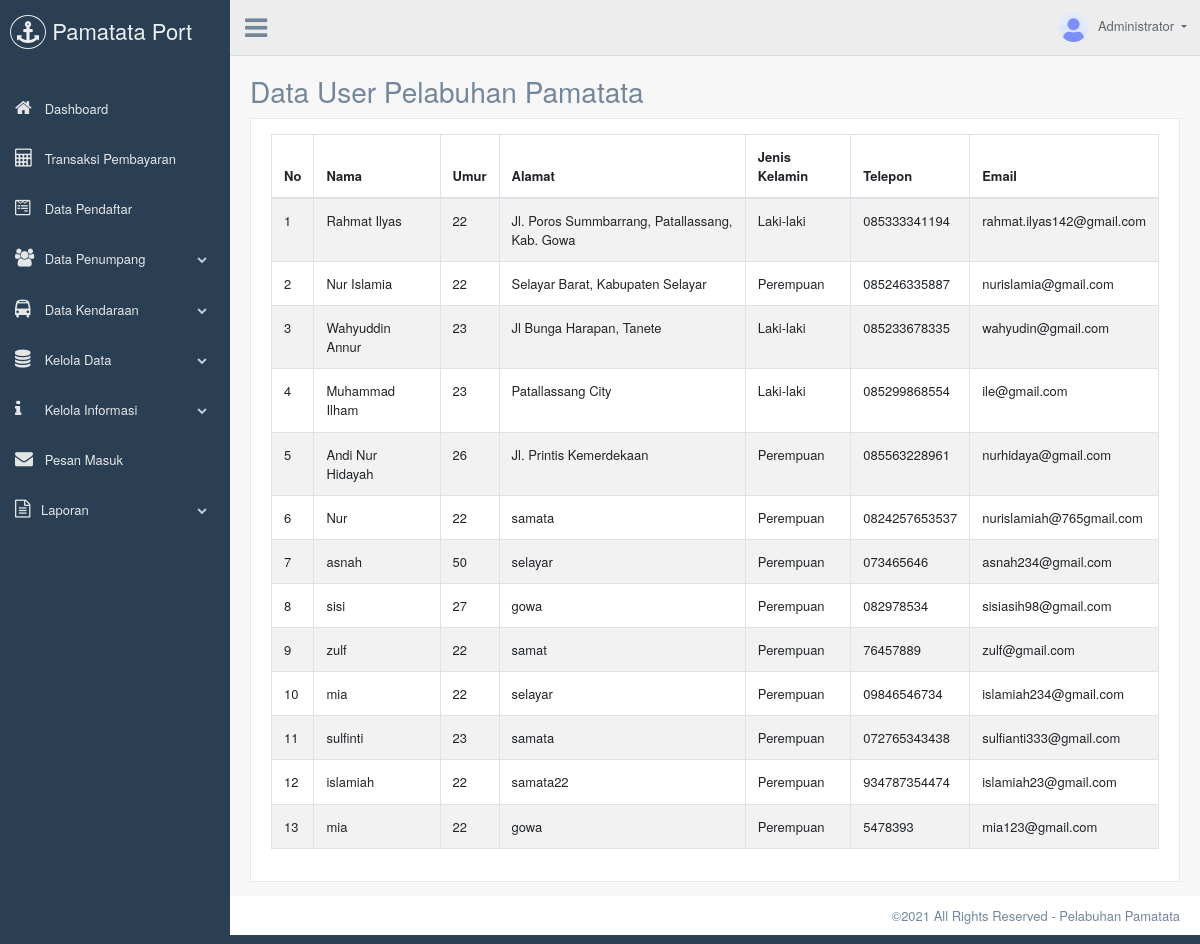
The app's page /admin/data-user.php (signed in) with its own data.
### tables this page shows
CREATE TABLE `tb_users` (
  `id` int NOT NULL,
  `nama` varchar(255) NOT NULL,
  `umur` varchar(255) NOT NULL,
  `alamat` varchar(255) NOT NULL,
  `jenis_kelamin` varchar(255) NOT NULL,
  `telepon` varchar(255) NOT NULL,
  `email` varchar(255) NOT NULL,
  `password` varchar(255) NOT NULL
);

### admin/data-user.php (the view)
<?php
require('template/header.php');
$result = mysqli_query($conn, "SELECT * FROM tb_users");
?>
<div class="right_col" role="main">
	<div class="">
		<div class="page-title">
			<div class="title_left">
				<h3>Data User Pelabuhan Pamatata</small></h3>
			</div>
		</div>
		<div class="clearfix"></div>
		<div class="row">
			<div class="col-md-12 col-sm-12 ">
				<div class="x_panel">
					<div class="x_content">
						<div class="row">
							<div class="col-sm-12">
								<div class="card-box table-responsive">
									<table id="datatable" class="table table-striped table-bordered" style="width:100%">
										<thead>
											<tr>
												<th style="width: 20px;">No</th>
												<th style="min-width: 120px;">Nama</th>
												<th>Umur</th>
												<th>Alamat</th>
												<th>Jenis Kelamin</th>
												<th>Telepon</th>
												<th>Email</th>
											</tr>
										</thead>
										<tbody>
											<?php $no = 1; foreach ($result as $dta) { ?>
												<tr>
													<td><?= $no; ?></td>
													<td><?= $dta['nama']; ?></td>
													<td><?= $dta['umur']; ?></td>
													<td><?= $dta['alamat']; ?></td>
													<td><?= $dta['jenis_kelamin']; ?></td>
													<td><?= $dta['telepon']; ?></td>
													<td><?= $dta['email']; ?></td>
												</tr>
												<?php $no = $no + 1;
											} ?>
										</tbody>
									</table>
								</div>
							</div>
						</div>
					</div>
				</div>
			</div>
		</div>
	</div>
</div>
<?php
require('template/footer.php');
?>

### admin/template/header.php (shortened to what this page needs)
<?php
require('../config.php');
$get_admin = mysqli_query($conn, "SELECT * FROM tb_admin");
$admin = mysqli_fetch_assoc($get_admin);
?>
<!DOCTYPE html>
<html lang="en">
<head>
  <link href="vendors/bootstrap/dist/css/bootstrap.min.css" rel="stylesheet">
  <link href="vendors/font-awesome/css/font-awesome.min.css" rel="stylesheet">
  <link href="vendors/nprogress/nprogress.css" rel="stylesheet">
  <link href="vendors/iCheck/skins/flat/green.css" rel="stylesheet">
  <link href="vendors/bootstrap-progressbar/css/bootstrap-progressbar-3.3.4.min.css" rel="stylesheet">
  <link href="vendors/malihu-custom-scrollbar-plugin/jquery.mCustomScrollbar.min.css" rel="stylesheet"/>
  <link href="vendors/jqvmap/dist/jqvmap.min.css" rel="stylesheet"/>
  <link href="vendors/bootstrap-daterangepicker/daterangepicker.css" rel="stylesheet">
  <link href="vendors/select2/dist/css/select2.min.css" rel="stylesheet">
  <link href="vendors/datatables.net-bs/css/dataTables.bootstrap.min.css" rel="stylesheet">
  <link href="vendors/datatables.net-buttons-bs/css/buttons.bootstrap.min.css" rel="stylesheet">
  <link href="vendors/datatables.net-fixedheader-bs/css/fixedHeader.bootstrap.min.css" rel="stylesheet">
  <link href="vendors/datatables.net-responsive-bs/css/responsive.bootstrap.min.css" rel="stylesheet">
  <link href="vendors/datatables.net-scroller-bs/css/scroller.bootstrap.min.css" rel="stylesheet">
  <link href="build/css/custom.min.css" rel="stylesheet">
</head>
<body class="nav-md">
  <div class="container body">
    <div class="main_container">
      <div class="col-md-3 left_col menu_fixed">
        <div class="left_col scroll-view">
          <div class="navbar nav_title" style="border: 0;">
            <a href="../index.php" class="site_title"><i class="fa fa-anchor"></i> <span>Pamatata Port</span></a>
          </div>
          <br />
          <div id="sidebar-menu" class="main_menu_side hidden-print main_menu">
            <div class="menu_section">
              <ul class="nav side-menu">
                <li><a href="index.php"><i class="fa fa-home"></i> Dashboard</a></li>
                <li>
                  <a href="transaksi.php"><i class="fa fa-calculator"></i> Transaksi Pembayaran</a>
                </li>
                <li>
                  <a href="data-pendaftar.php"><i class="fa fa-wpforms"></i> Data Pendaftar</a>
                </li>
                <li><a><i class="fa fa-users"></i> Data Penumpang<span class="fa fa-chevron-down"></span></a>
                </li>
                <li><a><i class="fa fa-bus"></i> Data Kendaraan<span class="fa fa-chevron-down"></span></a>
                </li>
                <li><a><i class="fa fa-database"></i> Kelola Data <span class="fa fa-chevron-down"></span></a>
                </li>
                <li><a><i class="fa fa-info"></i> Kelola Informasi <span class="fa fa-chevron-down"></span></a>
                </li>
                <li>
                  <a href="pesan-masuk.php">
                    <i class="fa fa-envelope"></i>
                    <span>Pesan Masuk</span>
                  </a>
                </li>
                <li><a><i class="fa fa-file-text-o"></i>Laporan <span class="fa fa-chevron-down"></span></a>
                </li>
              </ul>
            </div>
          </div>
        </div>
      </div>
      <div class="top_nav">
        <div class="nav_menu">
          <div class="nav toggle">
            <a id="menu_toggle"><i class="fa fa-bars"></i></a>
          </div>
          <nav class="nav navbar-nav">
            <ul class=" navbar-right">
              <li class="nav-item dropdown open" style="padding-left: 15px;">
                <a href="javascript:;" class="user-profile dropdown-toggle" aria-haspopup="true" id="navbarDropdown" data-toggle="dropdown" aria-expanded="false">
                  <img src="images/admin.png" alt=""><?= $admin['nama'] ?>
                </a>
              </li>
            </ul>
          </nav>
        </div>
      </div>

### records on screen
tb_users: nama "Rahmat Ilyas", umur "22", alamat "Jl. Poros Summbarrang, Patallassang, Kab. Gowa", jenis_kelamin "Laki-laki", telepon "085333341194", email "rahmat.ilyas142@gmail.com"
tb_users: nama "Nur Islamia", umur "22", alamat "Selayar Barat, Kabupaten Selayar", jenis_kelamin "Perempuan", telepon "085246335887", email "nurislamia@gmail.com"
tb_users: nama "Wahyuddin Annur", umur "23", alamat "Jl Bunga Harapan, Tanete", jenis_kelamin "Laki-laki", telepon "085233678335", email "wahyudin@gmail.com"
tb_users: nama "Muhammad Ilham", umur "23", alamat "Patallassang City", jenis_kelamin "Laki-laki", telepon "085299868554", email "ile@gmail.com"
tb_users: nama "Andi Nur Hidayah", umur "26", alamat "Jl. Printis Kemerdekaan", jenis_kelamin "Perempuan", telepon "085563228961", email "nurhidaya@gmail.com"
tb_users: nama "Nur", umur "22", alamat "samata", jenis_kelamin "Perempuan", telepon "0824257653537", email "nurislamiah@765gmail.com"
tb_users: nama "asnah", umur "50", alamat "selayar", jenis_kelamin "Perempuan", telepon "073465646", email "asnah234@gmail.com"
tb_users: nama "sisi", umur "27", alamat "gowa", jenis_kelamin "Perempuan", telepon "082978534", email "sisiasih98@gmail.com"
tb_users: nama "zulf", umur "22", alamat "samat", jenis_kelamin "Perempuan", telepon "76457889", email "zulf@gmail.com"
tb_users: nama "mia", umur "22", alamat "selayar", jenis_kelamin "Perempuan", telepon "09846546734", email "islamiah234@gmail.com"
tb_users: nama "sulfinti", umur "23", alamat "samata", jenis_kelamin "Perempuan", telepon "072765343438", email "sulfianti333@gmail.com"
tb_users: nama "islamiah", umur "22", alamat "samata22", jenis_kelamin "Perempuan", telepon "934787354474", email "islamiah23@gmail.com"
tb_users: nama "mia", umur "22", alamat "gowa", jenis_kelamin "Perempuan", telepon "5478393", email "mia123@gmail.com"

### other values on screen
$admin['nama'] "Administrator"
